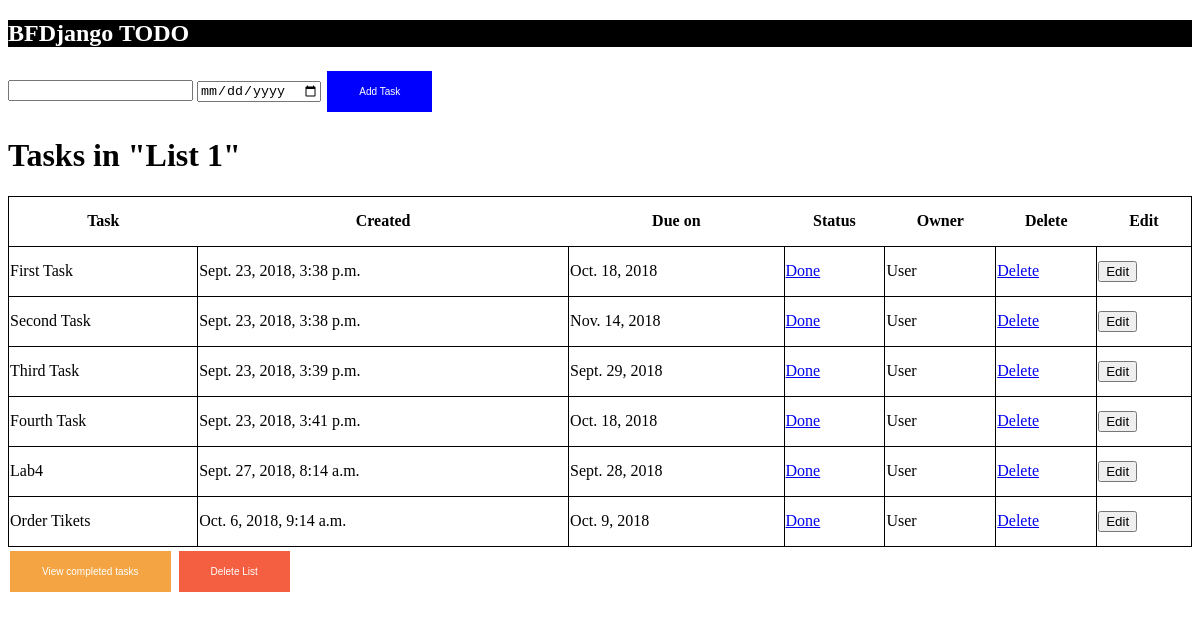
The page / on the database its author committed.
### main/models.py (models this page shows, shortened)
class List(models.Model):
	item = models.CharField(max_length=200)
	completed = models.BooleanField(default=False)
	createted_at = models.DateTimeField(default=datetime.now, blank=True)
	due = models.DateField('Due Date', blank=True, null=True)

### main/views.py (the view)
# urls.py: path('', views.todo_list, name="todo_list"),
def todo_list(request):
    if request.method == 'POST':
    	form = ListForm(request.POST or None)
    	if form.is_valid():
    		form.save()
    		all_items = List.objects.all
    		all_items_com = ListCompl.objects.all
    		return render(request,'todo_list.html',{'all_items': all_items})
    else:
    	all_items = List.objects.all
    	return render(request, 'todo_list.html', {'all_items': all_items})

### main/templates/todo_list.html
{% extends 'base.html' %}
{% block content %}
<h1>Tasks in "List 1"</h1>
{% if all_items %}
	<table>
	<tr>
    <th>Task</th>
    <th>Created</th>
    <th>Due on</th>
    <th>Status</th>
    <th>Owner</th>
    <th>Delete</th>
    <th>Edit</th>
  	</tr>
	{% for i in all_items %}
	<tr>
		{% if i.completed == False %}
		{% if user.is_superuser %}
		<td>{{ i.item }}</td>
		<td>{{ i.createted_at }}</td>
		<td>{{i.due}}</td>
		<td><a href="{% url 'done_task' i.id %}">Done</a></td>
		<td>Admin</td>
		<td><a href="{% url 'delete_task' i.id %}">Delete</a></td>
		{% else %}
		<td>{{ i.item }}</td>
		<td>{{ i.createted_at }}</td>
		<td>{{ i.due }}</td>
		<td><a href="{% url 'done_task' i.id %}">Done</a></td>
		<td>User</td>
		<td><a href="{% url 'delete_task' i.id %}">Delete</a></td>
		<td><a href="{% url 'edit_task' i.id %}"><button type="button" class="btn btn-success">Edit</button></a></td>
		{% endif %}
		{% endif %}
	</tr>
	{% endfor %}
	</table>
{% endif %}
<a href="{% url 'completed_todo_list' %}"><button class="button2">View completed tasks</button></a>
<a href="{% url 'delete_list' %}"><button class="button3">Delete List</button></a>
{% endblock %}

### main/templates/base.html (shortened to what this page needs)
{% load static %}
<!DOCTYPE html>
<html lang="en">
<head>
    <link rel="stylesheet" href="{% static 'css/style.css' %}">
</head>
<body>
<div class="header">
	<h2 class="tit">BFDjango TODO</h2>
</div>
<form method="POST">
	<input type="search" name="item">
	<input type="date" name="due" id="due">
	<button class="button" type="submit">Add Task</button>
</form>
<div >
	{% block content %}
	{% endblock %}
</div>
</body>
</html>

### main/static/css/style.css (style rules this page uses)
.header { background: black; }
.tit { color: white; }
.button { background-color: blue; border: none; color: white; padding: 15px 32px; text-align: center; text-decoration: none; display: inline-block; font-size: 10px; margin: 4px 2px; cursor: pointer; }
.button2 { background-color: #f4a442; border: none; color: white; padding: 15px 32px; text-align: center; text-decoration: none; display: inline-block; font-size: 10px; margin: 4px 2px; cursor: pointer; }
.button3 { background-color: #f45f41; border: none; color: white; padding: 15px 32px; text-align: center; text-decoration: none; display: inline-block; font-size: 10px; margin: 4px 2px; cursor: pointer; }
table { width: 100%; border-collapse: collapse; }
table, tr, td { border: 1px solid black; }
tr { height: 50px; }

### rows shown on the page
List: item "First Task", createted_at "Sept. 23, 2018, 3:38 p.m.", due "Oct. 18, 2018"
List: item "Second Task", createted_at "Sept. 23, 2018, 3:38 p.m.", due "Nov. 14, 2018"
List: item "Third Task", createted_at "Sept. 23, 2018, 3:39 p.m.", due "Sept. 29, 2018"
List: item "Fourth Task", createted_at "Sept. 23, 2018, 3:41 p.m.", due "Oct. 18, 2018"
List: item "Lab4", createted_at "Sept. 27, 2018, 8:14 a.m.", due "Sept. 28, 2018"
List: item "Order Tikets", createted_at "Oct. 6, 2018, 9:14 a.m.", due "Oct. 9, 2018"
